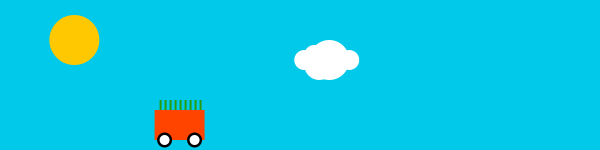
Frame 1 (no input)
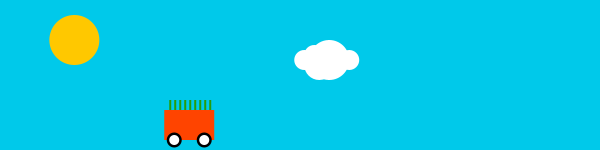
Frame 60 (the mouse pressed at the canvas centre just before this capture)
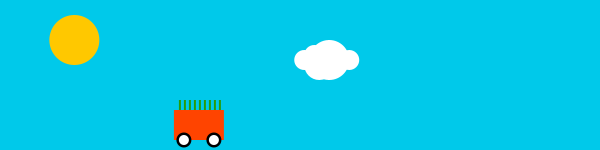
Frame 120 (the mouse held since frame 60 and released just before this capture)

The Processing sketch that drew these frames (run headless with seeded random() and noise(); from frame 60 on, the mouse is pressed at the canvas centre):

// Processing sketch: processing_106140
// ── processing_106140.pde

float hourX;
float minuteX;
float secondX;
float hourY;
float minuteY;
float secondY;

void setup() {
  size(600, 150);
  noStroke();
}

void draw() {
  background(0, 201, 234);  

  hourX = map(hour(), 0, 23, 0, (width-30)); 
  minuteX = map(minute(), 0, 59, 35, (width-50)); 
  secondX = map(second(), 0, 59, 0, (width-30)); 

  //sun by hours
  fill(255, 200, 0);
  ellipse(hourX, 40, 50, 50);
  //cloud by min
  fill(255);
  drawCloud(minuteX, 60); 
  //car by sec
  drawWagon(secondX, height);
}


void drawCloud (float xPos, float yPos) {
  ellipse(xPos, yPos, 20, 20);
  ellipse(xPos-30, yPos+5, 30, 30);
  ellipse(xPos-20, yPos, 40, 40);
  ellipse(xPos-35, yPos-5, 20, 20);
  ellipse(xPos-45, yPos, 20, 20);
}

void drawWagon (float xPos, float yPos) {
  //I tried setting this up as a for loop but it messed up :/
  //this draws the grass on the wagon
  fill(39, 155, 8);
  rect(xPos+45, yPos-50, 2, 20);
  rect(xPos+40, yPos-50, 2, 20);
  rect(xPos+35, yPos-50, 2, 20);
  rect(xPos+30, yPos-50, 2, 20);  
  rect(xPos+25, yPos-50, 2, 20);
  rect(xPos+20, yPos-50, 2, 20);
  rect(xPos+15, yPos-50, 2, 20);
  rect(xPos+10, yPos-50, 2, 20);
  rect(xPos+5, yPos-50, 2, 20);

  //this draws the wagon body
  fill(255, 68, 0);
  rect(xPos, yPos-40, 50, 30);
  //this draws the large wheels
  fill(0);
  ellipse(xPos+40, yPos-10, 15, 15);
  fill(0);
  ellipse(xPos+10, yPos-10, 15, 15);
  //this draws the inner wheel
  fill(255);
  ellipse(xPos+40, yPos-10, 10, 10);
  fill(255);
  ellipse(secondX+10, yPos-10, 10, 10);
}
